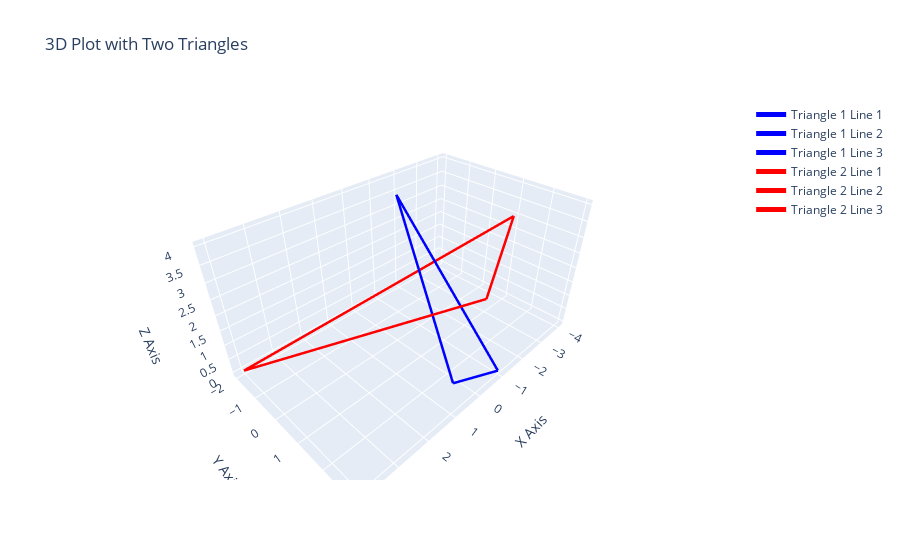

Here is the notebook cell this chart was saved with:
### Markdown cell above
# Test Case 3

### Code cell
triangle1 = [[-1.3128973224686935, 3.5447127734128827, -0.7569481047827225], [1.9429648277005622, 3.5253203246575566, 1.541561842679073], [-1.3038717031394254, -1.1334543159408361, 4.883277124721193]]
triangle2 = [[-4.652730714964097, 1.0383217756329444, 3.453144179978585], [-0.6914959254539106, 3.434352137877923, 3.375107570321818], [4.889264091143776, -2.8931032184747707, 0.19042646559876086]]

# Create the 3D line plot for the triangles
fig = go.Figure()

plot_triangle(fig, triangle1, 'blue', 1)
plot_triangle(fig, triangle2, 'red', 2)

# Update layout for better visualization
fig.update_layout(scene=dict(
                    xaxis_title='X Axis',
                    yaxis_title='Y Axis',
                    zaxis_title='Z Axis'),
                  title='3D Plot with Two Triangles')

# Show the plot
fig.show()

### Figure 1 — Plotly figure (JSON) as saved in the notebook; plotly's stock layout.template omitted (floating-point values rounded to 4 significant figures)
{"data": [{"line": {"color": "blue", "width": 5}, "mode": "lines", "name": "Triangle 1 Line 1", "type": "scatter3d", "x": [-1, 1], "y": [3, 3], "z": [0, 1]}, {"line": {"color": "blue", "width": 5}, "mode": "lines", "name": "Triangle 1 Line 2", "type": "scatter3d", "x": [1, -1], "y": [3, -1], "z": [1, 4]}, {"line": {"color": "blue", "width": 5}, "mode": "lines", "name": "Triangle 1 Line 3", "type": "scatter3d", "x": [-1, -1], "y": [-1, 3], "z": [4, 0]}, {"line": {"color": "red", "width": 5}, "mode": "lines", "name": "Triangle 2 Line 1", "type": "scatter3d", "x": [-4, 0], "y": [1, 3], "z": [3, 3]}, {"line": {"color": "red", "width": 5}, "mode": "lines", "name": "Triangle 2 Line 2", "type": "scatter3d", "x": [0, 4], "y": [3, -2], "z": [3, 0]}, {"line": {"color": "red", "width": 5}, "mode": "lines", "name": "Triangle 2 Line 3", "type": "scatter3d", "x": [4, -4], "y": [-2, 1], "z": [0, 3]}], "layout": {"scene": {"xaxis": {"title": {"text": "X Axis"}}, "yaxis": {"title": {"text": "Y Axis"}}, "zaxis": {"title": {"text": "Z Axis"}}}, "title": {"text": "3D Plot with Two Triangles"}}}
